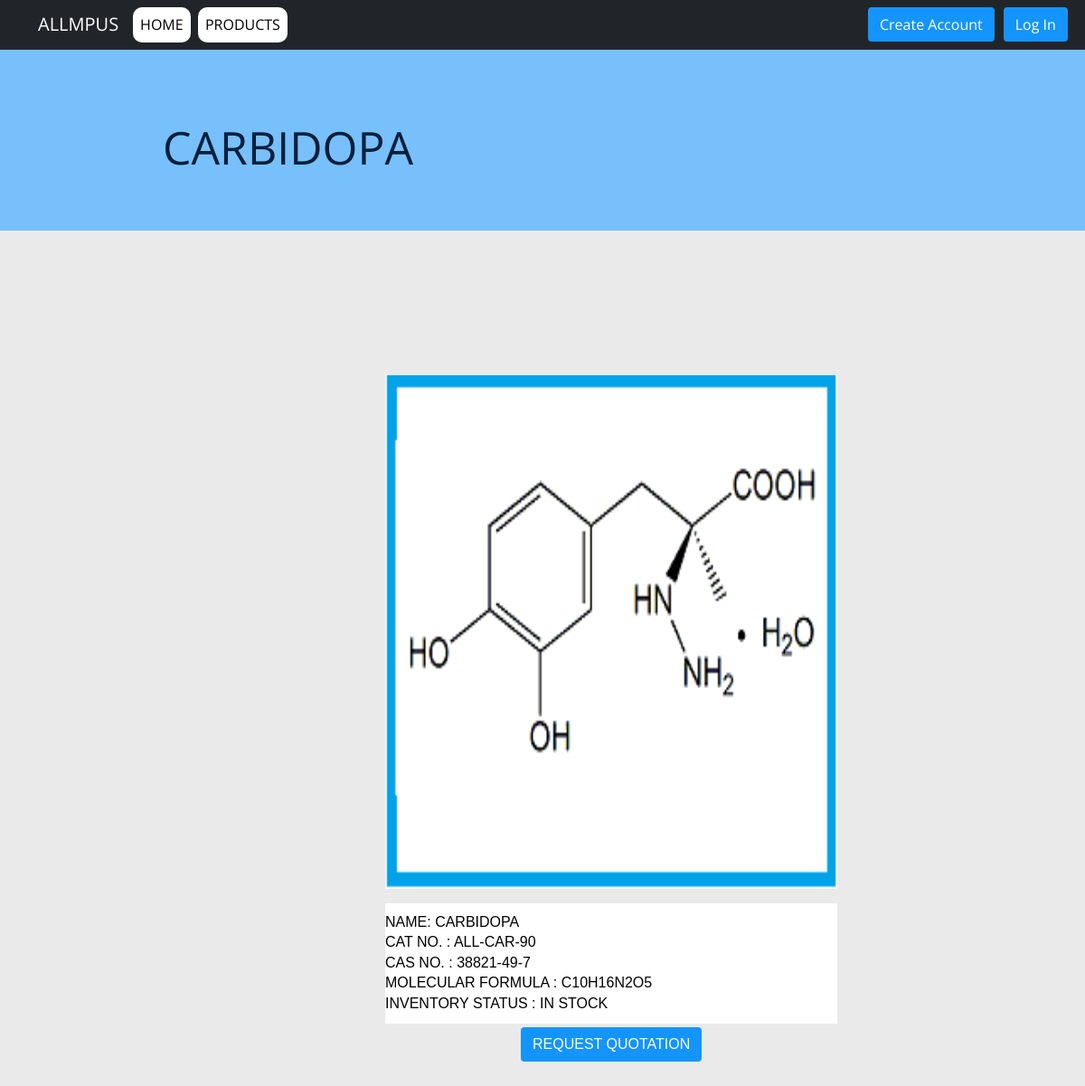
The app's page /9820fe41-c003-4fd9-a72f-2696bf03a476/product with its own data.
### products/models.py (models this page shows)
class products(models.Model):
    id=models.UUIDField(primary_key=True,default=uuid.uuid4)
    product=models.CharField(max_length=100)
    img=models.ImageField(upload_to='static/product_img')
    cat_no=models.CharField(max_length=10)
    cas_no=models.CharField(max_length=50)
    mol_formula=models.CharField(max_length=50)
    inv_status=models.CharField(max_length=100)

### products/views.py (the view)
# urls.py: path('<uuid:pid>/product',views.single_prod,name='product_view'),
def single_prod(request,pid):
    product_obj=products.objects.filter(id=pid)
    return render(request,'products/single_product.html',{'product_obj':product_obj})

### products/templates/products/single_product.html (shortened to what this page needs)
{% extends 'products/home.html' %}
{% load static %}
{% block content %}
<link rel="stylesheet" href="{% static 'products/main.css' %}">
{% for product in product_obj %}
<div class="heading">
    <p style="left: 15%;">{{product.product}}</p>
  </div>
<div class="container" style="margin-bottom: 100px;">
    <div class="row" style="position: absolute;
                            left: 35%;
                            top:30%;
                            display: flex;
                            flex-wrap: wrap;
                            padding: 0 4px;
                            min-height:900px ;">
    <div class="column" style="flex:100%;
                                 padding: 0 4px;
                                 ">
        <img src="{{product.img.url}}" width="500" height="600" style="margin-top: 4px;
                                                                  vertical-align:middle;
                                                                  border-radius: 10px;"/><br>
        <p style="font-family: Arial, Helvetica, sans-serif; font-size: 16px; width: 500px; padding:10px 0px 10px 0px;">
            NAME: {{product.product}} <br>
            CAT NO. : {{product.cat_no}} <br>
            CAS NO. : {{product.cas_no}} <br>
            MOLECULAR FORMULA : {{product.mol_formula}} <br>
            INVENTORY STATUS : {{product.inv_status}} <br>
            <a href="{% url 'rfq' product.id %}" class="btn" style="color: white; background-color: #1494fd; position: absolute; top: 103%; left: 30%;"type="submit" id="header-links"> REQUEST QUOTATION </a>
        </p>
    </div>
{% endfor %}
    </div>
{% endblock %}

### products/static/products/main.css (style rules this page uses)
body { margin:0; color:#424242; background-image: url('images/bg.png'); font:300 16px/18px 'Open Sans',sans-serif; }
*,:after,:before { box-sizing:border-box }
a { color:inherit;text-decoration:none }
body { font: 100% / 1.414 "Open Sans", "Roboto", arial, sans-serif; background: #dbdbdb8e; }
a, [type="submit"] { transition: all .25s ease-in; }
.row { position: absolute; top:50%; display: flex; flex-wrap: wrap; padding: 0 4px; }
.column { flex:50%; padding: 0 4px; margin: 10px; padding-top: 15px; padding-bottom: 100px; }
.column img { padding-top: 16px; padding-bottom: 16px; vertical-align:middle; border-bottom-left-radius: 10px; border-bottom-right-radius: 10px; }
.column p { padding-left: 4px; width: 400px; position: absolute; display: inline-block; background-color: white; color: black; }
.heading { text-align: left; height: 200px; width: 100%; background-color: #60b8ffd2; color:#021f3b; font-size: 50px; }
.heading p { position: absolute; left: 10%; top: 10%; }

### records on screen
products: product "CARBIDOPA", img (picture), cat_no "ALL-CAR-90", cas_no "38821-49-7", mol_formula "C10H16N2O5", inv_status "IN STOCK"
